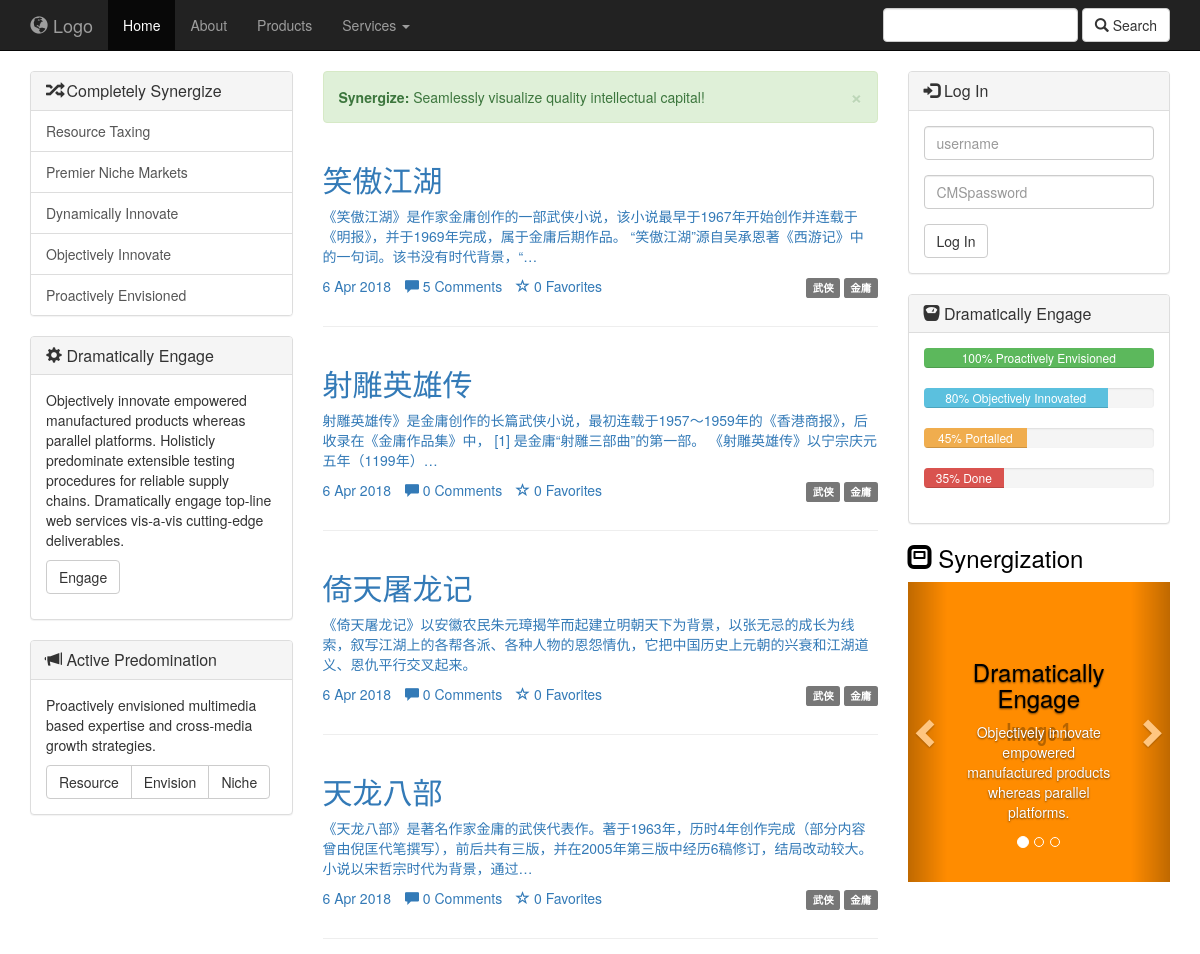
Before: / (upper part) with the older database file.
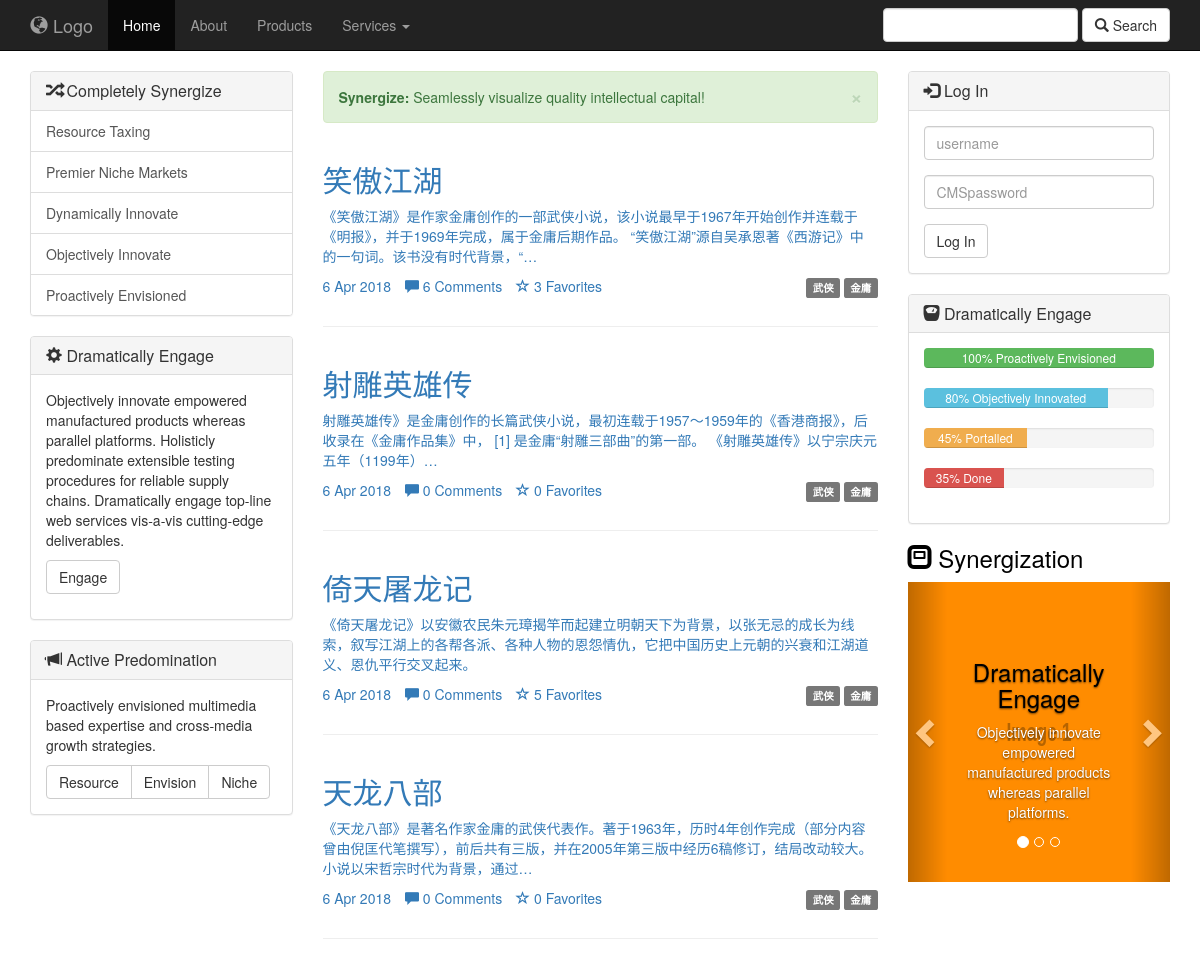
After: the same page with the newer database file.
### focus/models.py (models this page shows, shortened)
class Article(models.Model):
    column = models.ForeignKey('Column', blank=True, null=True, verbose_name='belong to',on_delete=models.CASCADE)
    title = models.CharField(max_length=256)
    author = models.ForeignKey('Author',on_delete=models.CASCADE)
    user = models.ManyToManyField('NewUser', blank=True)
    content = models.TextField('content')
    pub_date = models.DateTimeField(auto_now_add=True, editable=True)
    update_time = models.DateTimeField(auto_now=True, null=True)
    published = models.BooleanField('notDraft', default=True)
    poll_num = models.IntegerField(default=0)
    comment_num = models.IntegerField(default=0)
    keep_num = models.IntegerField(default=0)
    objects = ArticleManage()
    class Meta:
        verbose_name = 'article'
        verbose_name_plural = 'article'

class Column(models.Model):
    name = models.CharField('column_name', max_length=256)
    intro = models.TextField('introduction', default='')
    def __str__(self):
        return self.name
    class Meta:
        verbose_name = 'column'
        verbose_name_plural = 'column'
        ordering = ['name']

class Author(models.Model):
    name = models.CharField(max_length=256)
    profile = models.CharField('profile',default='',max_length=256)
    password = models.CharField('password',max_length=256)
    def __str__(self):
        return self.name

### focus/views.py (the view)
# urls.py: path('',focus_views.index,name='index'),
def index(request):
    latest_article_list = Article.objects.query_by_time()
    login_form = LoginForm()
    context = {'latest_article_list':latest_article_list,'login_form':login_form}
    return render(request,'focus/index.html',context)

### focus/forms.py
class LoginForm(forms.Form):
    uid = forms.CharField(widget=forms.TextInput(attrs={'class':'form-control','id':'uid','placeholder':'username'}))
    pwd = forms.CharField(widget=forms.PasswordInput(attrs={'class':'form-control','id':'pwd','placeholder':'CMSpassword'}))

### focus/models.py (called while the page is built)
    def query_by_time(self):
        query = self.get_queryset().order_by('-pub_date')
        return query

### focus/templates/focus/index.html (shortened to what the changed rows need)
<!DOCTYPE html>
<html lang="en">
<head>
	{% load staticfiles %}
    <link href="{% static "css/bootstrap.min.css" %}" rel="stylesheet">
    <link href="{% static "css/custom.css" %}" rel="stylesheet">
</head>
<body>
<div class="container-fluid">
		<div class="col-sm-3">
			<div class="panel panel-default">
				<div class="panel-heading">
					<h1 class="panel-title"><span class="glyphicon glyphicon-random"></span> Completely Synergize</h1>
				</div>
			</div>
			<div class="panel panel-default">
				<div class="panel-heading">
					<h1 class="panel-title"><span class="glyphicon glyphicon-cog"></span> Dramatically Engage</h1>
				</div>
			</div>
		</div>
		<div class="col-sm-6">
			<div class="alert alert-success alert-dismissible" role="alert">
				<button type="button" class="close" data-dismiss="alert" aria-label="Close"><span aria-hidden="true">&times;</span></button>
				<strong>Synergize:</strong> Seamlessly visualize quality intellectual capital!
			</div>
			{% for article in latest_article_list %}
				<div class="row">
					<article class="col-xs-12">
						<h2><a id="article.title", href="/focus/{{ article.id }}" >{{ article.title }}</h2>
						<p>{{ article.content|truncatechars_html:100|safe }}</p>
						<p class="pull-right"><span class="label label-default">{{ article.column }}</span>  <span class="label label-default">{{ article.author }}</span>
						<ul class="list-inline">
							<li><a href="#">{{ article.pub_date | date:"j M Y" }}</a></li>
							<li><a href="#"><span class="glyphicon glyphicon-comment"></span> {{ article.comment_num }} Comments</a></li>
							<li><a href="#"><span class="glyphicon glyphicon-star-empty"></span> {{ article.keep_num }} Favorites</a></li>
						</ul>
					</article>
				</div>
				<hr>
			{% endfor %}
		</div>
	</div>
</body>
</html>

Changed rows visible on the page:
changed Article "笑傲江湖": comment_num "5" → "6"; keep_num "0" → "3"
changed Article "倚天屠龙记": keep_num "0" → "5"
